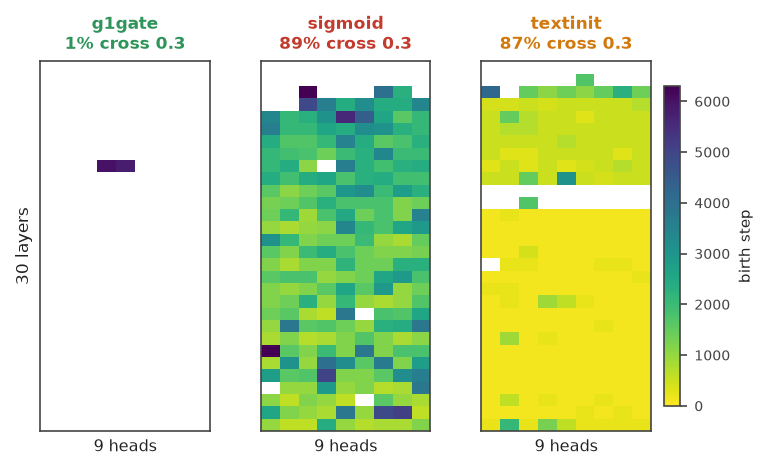

Write Python code to recreate this figure.
#!/usr/bin/env python3
"""Appendix birth-map: per-(layer,head) step of first concentration crossing.

Split out of fig4_birth_leadlag.py when the body figure was reduced to the lead-lag
panel alone for the page limit. Same data, same colour scale, no top panel.
"""
import numpy as np
import matplotlib.pyplot as plt
from matplotlib.colors import Normalize
import fig_common as fc
from fig4_birth_leadlag import birth_grid


def main():
    form_arms = ['g1gate', 'sigmoid', 'textinit']
    fig = plt.figure(figsize=(5.5, 3.2))
    gs = fig.add_gridspec(1, 3, wspace=0.3)
    grids = {a: birth_grid(a) for a in form_arms}
    vmax = np.max(np.concatenate([g[~np.isnan(g)] for g in grids.values()]))
    baxes = []
    for k, a in enumerate(form_arms):
        ax = fig.add_subplot(gs[0, k]); baxes.append(ax)
        G = grids[a]
        im = ax.imshow(G, aspect='auto', cmap='viridis_r', norm=Normalize(0, vmax),
                       interpolation='nearest')
        ax.set_xticks([]); ax.set_yticks([])
        ax.set_title(f'{a}\n{np.mean(~np.isnan(G))*100:.0f}% cross 0.3',
                     fontsize=8, weight='bold', color=fc.ARM_COLORS[a])
        ax.set_xlabel('9 heads', fontsize=7.5)
        if k == 0:
            ax.set_ylabel('30 layers', fontsize=8)
    cb = fig.colorbar(im, ax=baxes, fraction=0.025, pad=0.02)
    cb.set_label('birth step', fontsize=7); cb.ax.tick_params(labelsize=6.5)
    out = 'analysis/figA4_birthmap.svg'
    fig.savefig(out, bbox_inches='tight')
    fig.savefig(out.replace('.svg', '.png'), dpi=150, bbox_inches='tight')
    fig.savefig(out.replace('.svg', '.pdf'), bbox_inches='tight')
    print('wrote', out)


if __name__ == '__main__':
    main()
